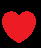

Recreate this plot in Python.
import turtle as tt
import winsound
tt.pensize(5)
tt.speed(1)
tt.color('red')
tt.begin_fill()
tt.fillcolor('red')
tt.left(150)
tt.forward(180)
tt.circle(-90,180)
tt.setheading(60)
tt.circle(-90,180)
tt.forward(180)
tt.end_fill()
tt.hideturtle()
tt.done()
